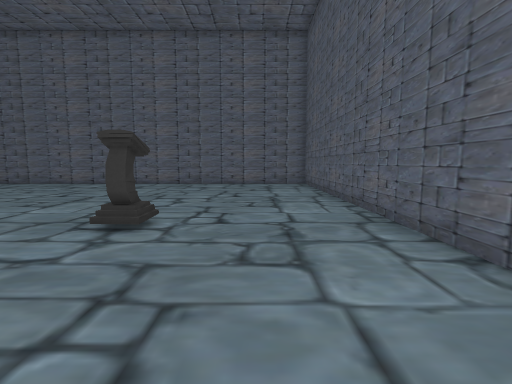
[1] (above)

16 first-person views from a walk through a Unity game level. The camera is 1.2 m above the floor, tilts 6° down and sees 85° across. The floor is counted in squares, 1 m on a side. Each view is taken from the middle of a square. On the plan, view 1 faces up. The plan holds only what a view shows up to about 13 squares ahead; the rest is blank. The place goes on beyond the plan. The player is left out.

[2]
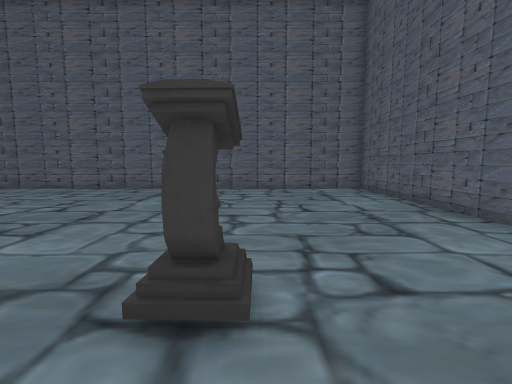

[3]
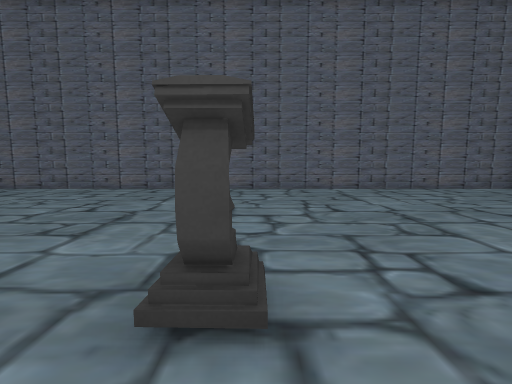

[4]
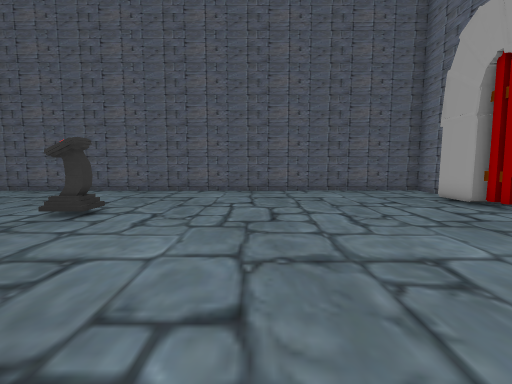

[5]
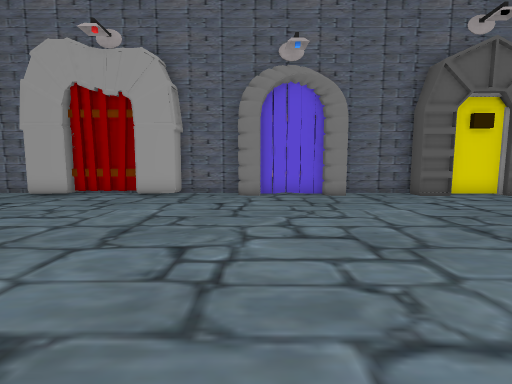

[6]
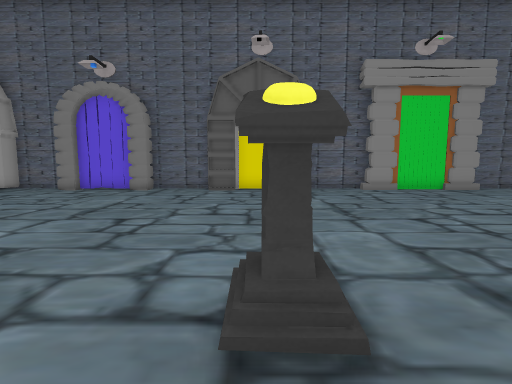

[7]
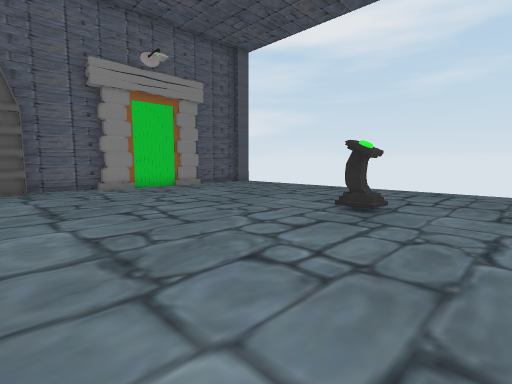

[8]
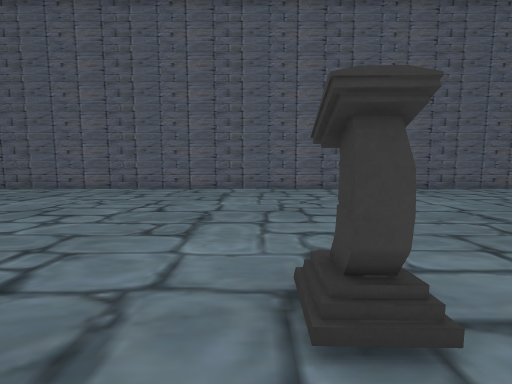

[9]
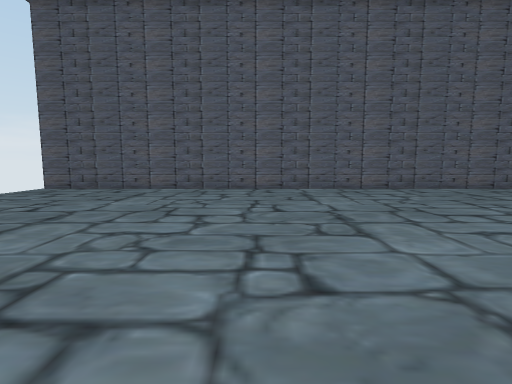

[10]
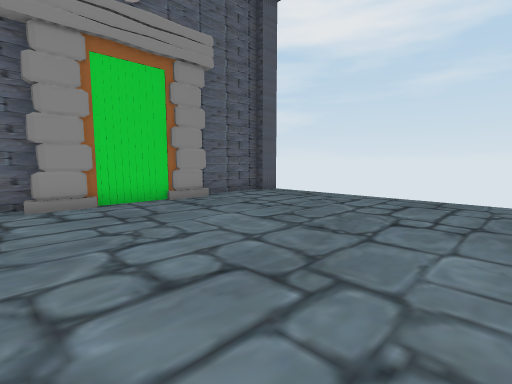

[11]
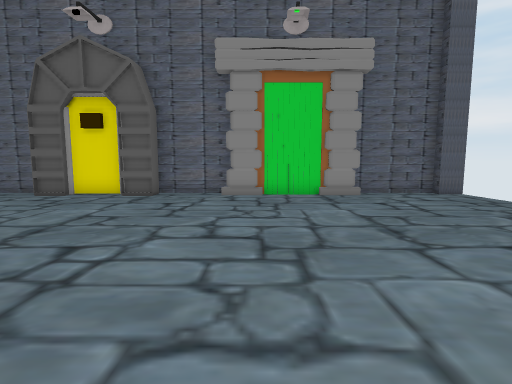

[12]
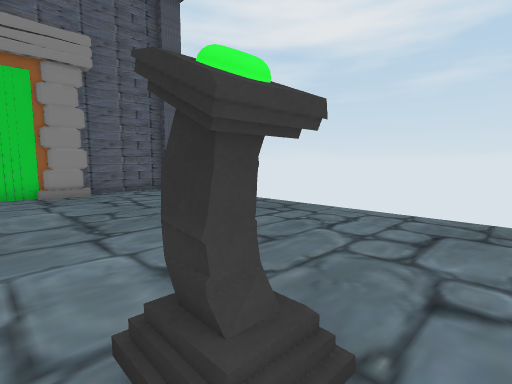

[13]
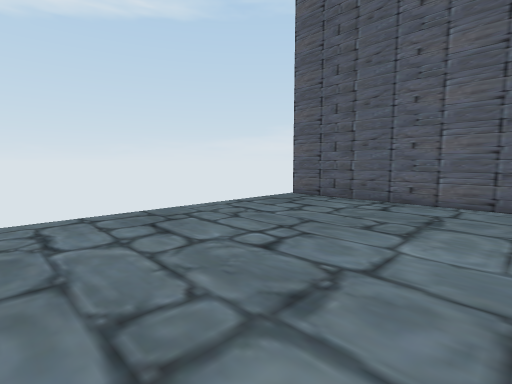

[14]
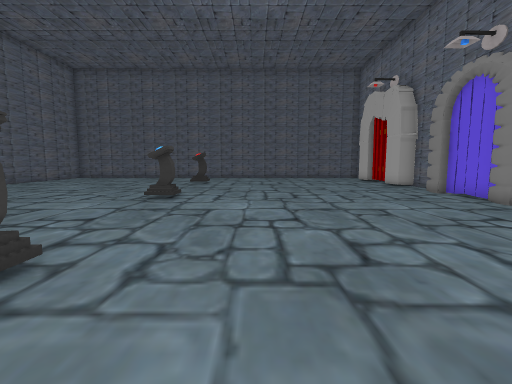

[15]
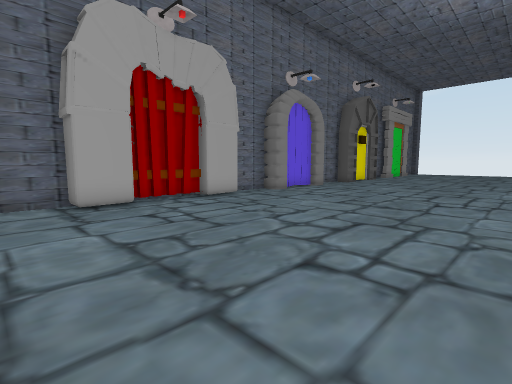

[16]
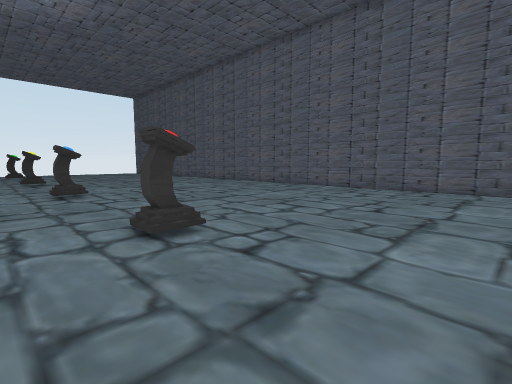

### Floor plan
Points are (right, up) in squares from view 1. A wall is a line through its corners. A room is listed if a view was taken in it or the views show most of it. See-through windows are left out.
Room 1 (views 1, 2, 3, 4, 5, 6, 7, 8, 9, 10, 11, 12, 13, 14, 15, 16)
walls: (-15.7, 4.7) (-16.4, 4.7) (-16.4, 5.4) (-15.8, 5.4); (-16.1, 5.1) (-16, 4.6); (-16.5, 5.1) (-15.9, 5.1); (-23.6, 5.4) (-23.6, 4.4); (-23.7, 5.4) (-23.5, 4.6); (-23.8, 5.4) (-23.7, 4.5); (-24.1, 5) (-23.5, 5); (-24.2, 5) (-23.7, 4.9); (-24.3, 5.3) (-23.7, 5.2); (-11.3, -5.1) (-10.5, -5.1); (-10.9, -5.1) (-10.5, -5.3); (-11.1, -5.4) (-8.1, -5.4); (-14.1, -5.9) (-11.3, -5.9) (-11.3, -5.1) (-10.5, -5.1); (-8.2, -5.1) (-7.4, -5.1) (-7.4, -5.8); (-8.1, -5.1) (-7.4, -5.1); (-2.3, 5.4) (-2.3, 5); (-2.3, 5.5) (-2.3, 5); (-2.3, 5.6) (-2.1, 4.9) (-2.7, 5) (-2.6, 5.6); (-2.1, 5.8) (-2.1, 4.9); (-7.6, -5.9) (-5, -5.9); (-21.2, -5.9) (-18.1, -5.9); (-24.1, -5.9) (-23.2, -5.9); (0.2, -5.9) (2.9, -5.9) (2.8, 15.7) (-29.8, 15.7); (-28.9, -5.9) (-25.8, -5.9); (-29.9, -5.4) (-28.9, -5.4)
low walls: (-15.9, 5.1) (-15.9, 5.5); (-24.4, 5.4) (-23.7, 5.4); (-3.6, -5.4) (-3.1, -5.4)
objects: other object (-25, -6) to (-25, -5); other object (-22, -5) to (-21, -5); other object (-18, -5) to (-14, -5); other object (-3, -5) to (-2, -5)

Where each view was taken, in squares from view 1:
view 1: 0 up, 0 right, facing up
view 2: 3 up, 2 left, facing up
view 3: 3 up, 9 left, facing up
view 4: 1 up, 9 left, facing right
view 5: 5 up, 8 left, facing down
view 6: 7 up, 16 left, facing down
view 7: 8 up, 17 left, facing down-left
view 8: 3 up, 17 left, facing up
view 9: 3 up, 20 left, facing up
view 10: 3 up, 20 left, facing down-left
view 11: 5 up, 22 left, facing down
view 12: 6 up, 23 left, facing down-left
view 13: 7 up, 23 left, facing up-left
view 14: 2 up, 19 left, facing right
view 15: 3 up, 2 right, facing down-left
view 16: 3 up, 2 right, facing up-left
